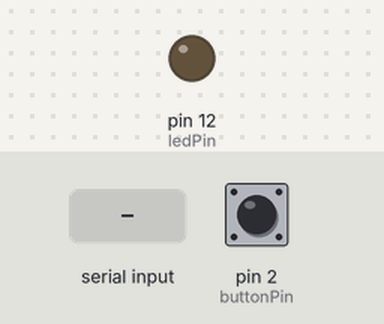
Simulated run of this sketch. Board: Arduino Leonardo, built with avr-gcc and run on an emulated ATmega32U4. Parts: output pins drawn as LEDs (lit = HIGH). Inputs (shaded band) come from the test bench; at power-on: pin 2 (buttonPin) LOW. What the sketch prints to the serial monitor is not drawn.

Above: at 1.2 s.
1.3 s: "l" received over Serial
At 1.41 s:
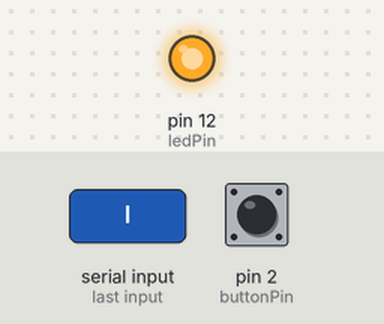
Timing chart, 0 to 4.3 s (numbered marks = the images above; inputs shaded):
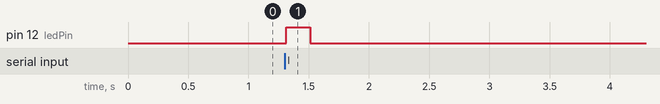

The sketch:

kaiserTrigger.ino
```cpp
int ledPin = 12;   // select the pin for the LED
int val = 0;
// variable to store the data from the serial port

const int buttonPin = 2;     // the number of the pushbutton pin
int buttonState = LOW;

void setup() {
  pinMode(ledPin,OUTPUT);   // declare the LED's pin as output
  pinMode(buttonPin, INPUT);
  Serial.begin(9600);        // connect to the serial port

  while (!Serial) {
    ; // wait for serial port to connect. Needed for Leonardo only
  }

}

void loop () {

  if (Serial.available() > 0) {
    val = Serial.read();
    if (val != -1) {
      if (val == 'l') {
        digitalWrite(ledPin, HIGH);
        delay(200);
        digitalWrite(ledPin, LOW);
      }

      if (val == 'f') {
        digitalWrite(ledPin, HIGH);
        delay(600);
        digitalWrite(ledPin, LOW);
      }
    }
  }

  Serial.print(digitalRead(buttonPin));
  /*
  int newState = digitalRead(buttonPin);
  if (newState != buttonState) {
    buttonState = newState;
    if (buttonState == HIGH) {
      Serial.write('t');
    }
  }
  */
  delay(50);
}
```

Measured:
- after the input at 1.3 s, pin 12 (ledPin): LOW → HIGH at once, → LOW 0.20 s later
